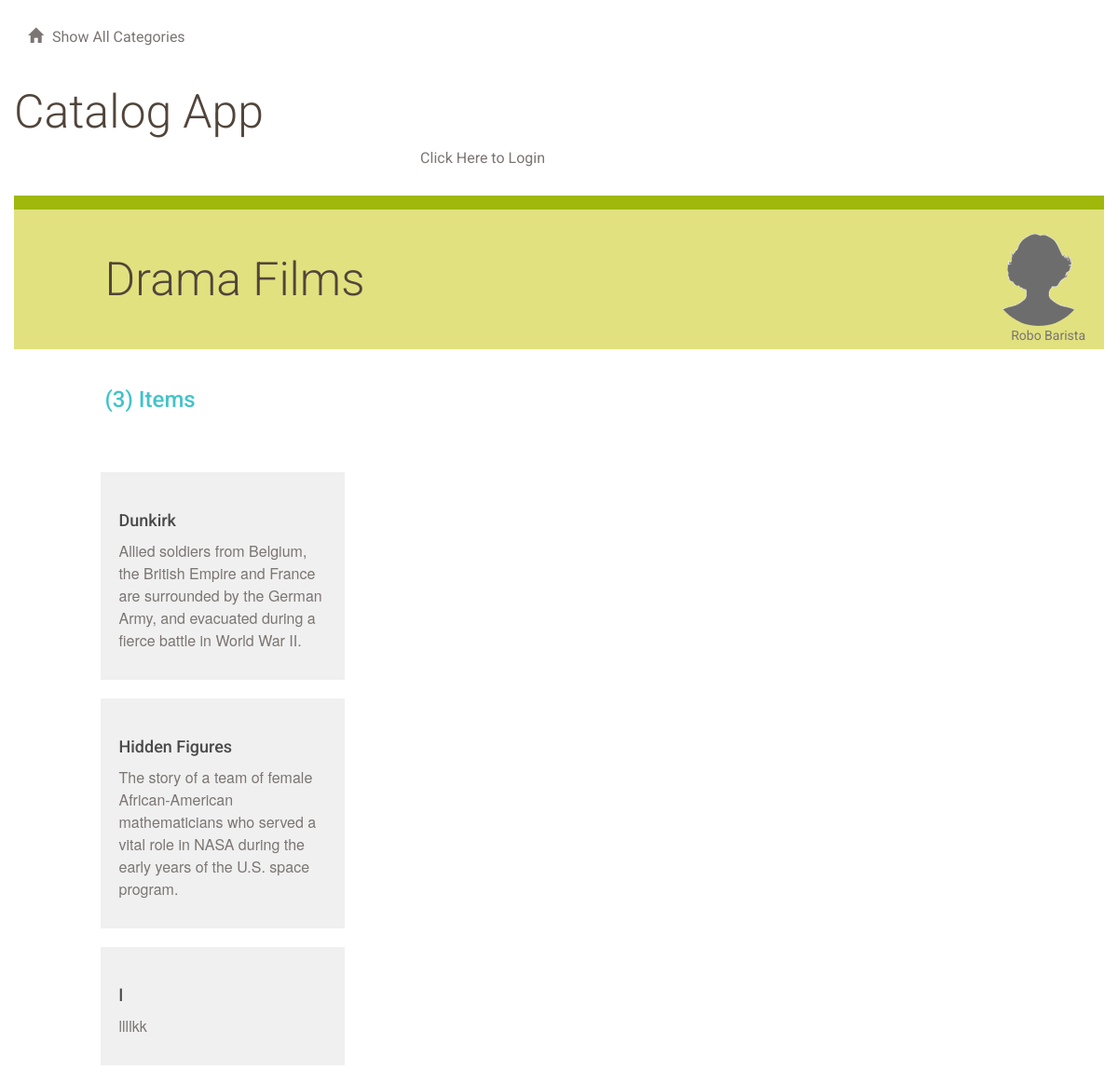
The app's page /catalog/4/items/, older data.
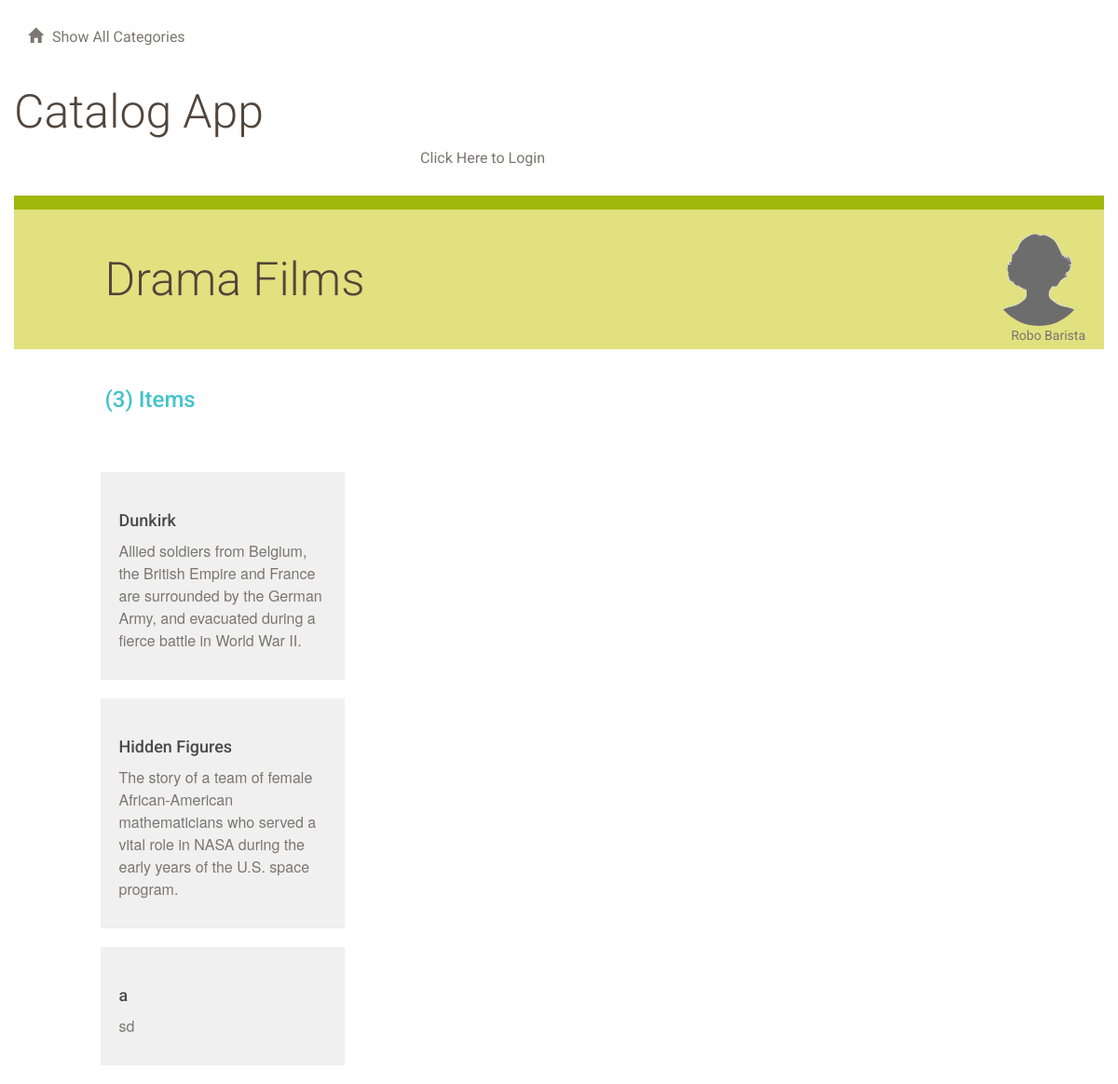
The same page, newer data.
### database_setup.py (models this page shows, shortened)
class Item(Base):
    __tablename__ = 'item'
    id = Column(Integer, primary_key=True)
    title = Column(String(250), nullable=False)
    description = Column(String(250))
    date = Column(DateTime, nullable=False)
    cat_id = Column(Integer, ForeignKey('category.id'))
    category = relationship(Category)
    user_id = Column(Integer, ForeignKey('user.id'))
    user = relationship(User)

### app.py (the view)
@app.route('/catalog/<int:category_id>/')
@app.route('/catalog/<int:category_id>/items/')
def showItems(category_id):
    category = session.query(Category).filter_by(id=category_id).one()
    count = session.query(Item).filter_by(cat_id=category_id).count()
    creator = getUserInfo(category.user_id)
    items = session.query(Item).filter_by(
        cat_id=category_id).order_by(asc(Item.title)).all()
    if 'username' not in login_session or \
       creator.id != login_session['user_id']:
        return render_template('publicmenu.html',
                               items=items,
                               category=category,
                               creator=creator,
                               count=count)
    else:
        return render_template('items.html',
                               items=items,
                               category=category,
                               creator=creator,
                               count=count)

### app.py (called while the page is built)
def getUserInfo(user_id):
    user = session.query(User).filter_by(id=user_id).one()
    return user

### templates/publicmenu.html (shortened to what this page needs)
{% extends "main.html" %}
{% block content %}
{% include "header.html" %}
<div class="row divider green">
	<div class="col-md-12"></div>
</div>
<div class="row banner menu">
	<div class="col-md-11 col-md-offset-1 padding-none">
		<h1>{{ category.name }}
			<figure class="creator">
				<img src="{{ url_for('static', filename='blank_user.gif') }}">
				<figcaption>{{ creator.name }}</figcaption>
			</figure>
		</h1>
		<br/>
		<h2>({{ count }}) Items</h2>
	</div>
</div>
	<div class="row padding-top padding-bottom">
		<div class="col-md-1"></div>
		<div class="col-md-11 padding-none">
		</div>
		<div class="col-md-7"></div>
	</div>
	<div class="row">
		<div class="col-md-12">
		</div>
	</div>
	{% if items !=[] %}
		<div class="row">
			<div class="col-md-1"></div>
			<div class="col-md-3">
					{% for i in items %}
							<div class="menu-item">
								<h3>{{i.title}}</h3>
								<p>{{i.description}}</p>
							</div>
					{% endfor %}
			</div>
			<div class="col-md-1"></div>
		</div>
	{% endif %}
{% endblock %}

Row changes from the older to the newer data that the page shows:
removed Item: title "l", description "llllkk"
added Item: title "a", description "sd"
